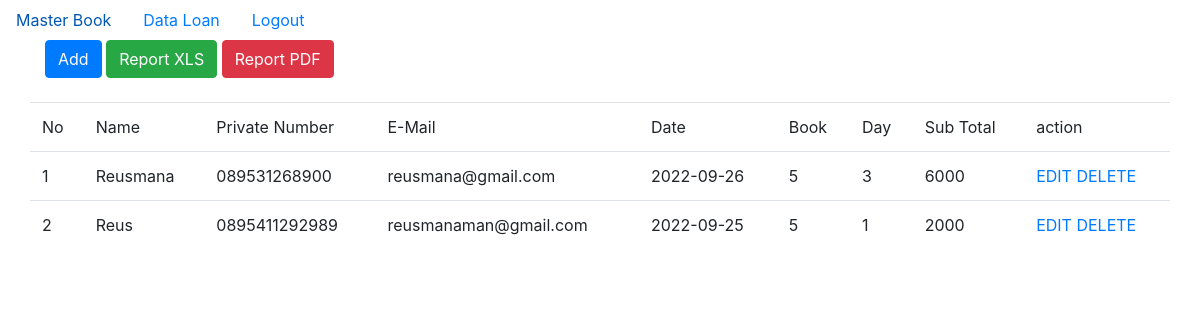
The app's page /loan.php (signed in) with its own data.
### tables this page shows
CREATE TABLE `loan` (
  `id` int(3) NOT NULL,
  `name` varchar(50) NOT NULL,
  `private_number` varchar(50) NOT NULL,
  `email` varchar(50) NOT NULL,
  `date` date NOT NULL,
  `id_book` int(3) NOT NULL,
  `day_total` int(3) NOT NULL,
  `price` varchar(15) NOT NULL
);

### loan.php (the view, shortened to what this page needs)
<!DOCTYPE html>
<html lang="en">
<head>
	<link rel="stylesheet" href="https://cdn.jsdelivr.net/npm/bootstrap@4.0.0/dist/css/bootstrap.min.css">
</head>
<body>
	<ul class="nav">
		<li class="nav-item">
			<a class="nav-link active" href="book.php">Master Book</a>
		</li>
		<li class="nav-item">
			<a class="nav-link" href="loan.php">Data Loan</a>
		</li>
		<li class="nav-item">
			<a class="nav-link" href="logout.php">Logout</a>
		</li>
	</ul>
	<div class="container">
		<div class="row">
			<div class="col">
				<button type="button" onclick="location.href='add_loan.php'" class="btn btn-primary">Add</button>
				<button type="button" onclick="location.href='export_xls.php'" class="btn btn-success">Report XLS</button>
				<button type="button" onclick="location.href='export_pdf.php'" class="btn btn-danger">Report PDF</button>
			</div>
		</div>
		<br>
		<div class="row">
			<table class="table" id="book_tb">
				<thead class="thead-dark">
					<tr>
						<td>No</td>
						<td>Name</td>
						<td>Private Number</td>
						<td>E-Mail</td>
						<td>Date</td>
						<td>Book</td>
						<td>Day</td>
						<td>Sub Total</td>
						<td>action</td>
					</tr>
				</thead>
				<?php
				include 'conn.php';
				$no = 1;
				$data = mysqli_query($mysqli_connect, "select * from loan");
				while ($d = mysqli_fetch_array($data)) {
				?>
					<tr>
						<td><?php echo $no++; ?></td>
						<td><?php echo $d['name']; ?></td>
						<td><?php echo $d['private_number']; ?></td>
						<td><?php echo $d['email']; ?></td>
						<td><?php echo $d['date']; ?></td>
						<td><?php echo $d['id_book']; ?></td>
						<td><?php echo $d['day_total']; ?></td>
						<td><?php echo $d['price']; ?></td>
						<td>
							<a href="update_loan.php?id=<?php echo $d['id']; ?>">EDIT</a>
							<a href="d_loan.php?id=<?php echo $d['id']; ?>">DELETE</a>
						</td>
					</tr>
				<?php
				}
				?>
			</table>
		</div>
	</div>
</body>
</html>

### records on screen
loan: name "Reusmana", private_number "089531268900", email "reusmana@gmail.com", date "2022-09-26", id_book "5", day_total "3", price "6000"
loan: name "Reus", private_number "0895411292989", email "reusmanaman@gmail.com", date "2022-09-25", id_book "5", day_total "1", price "2000"
